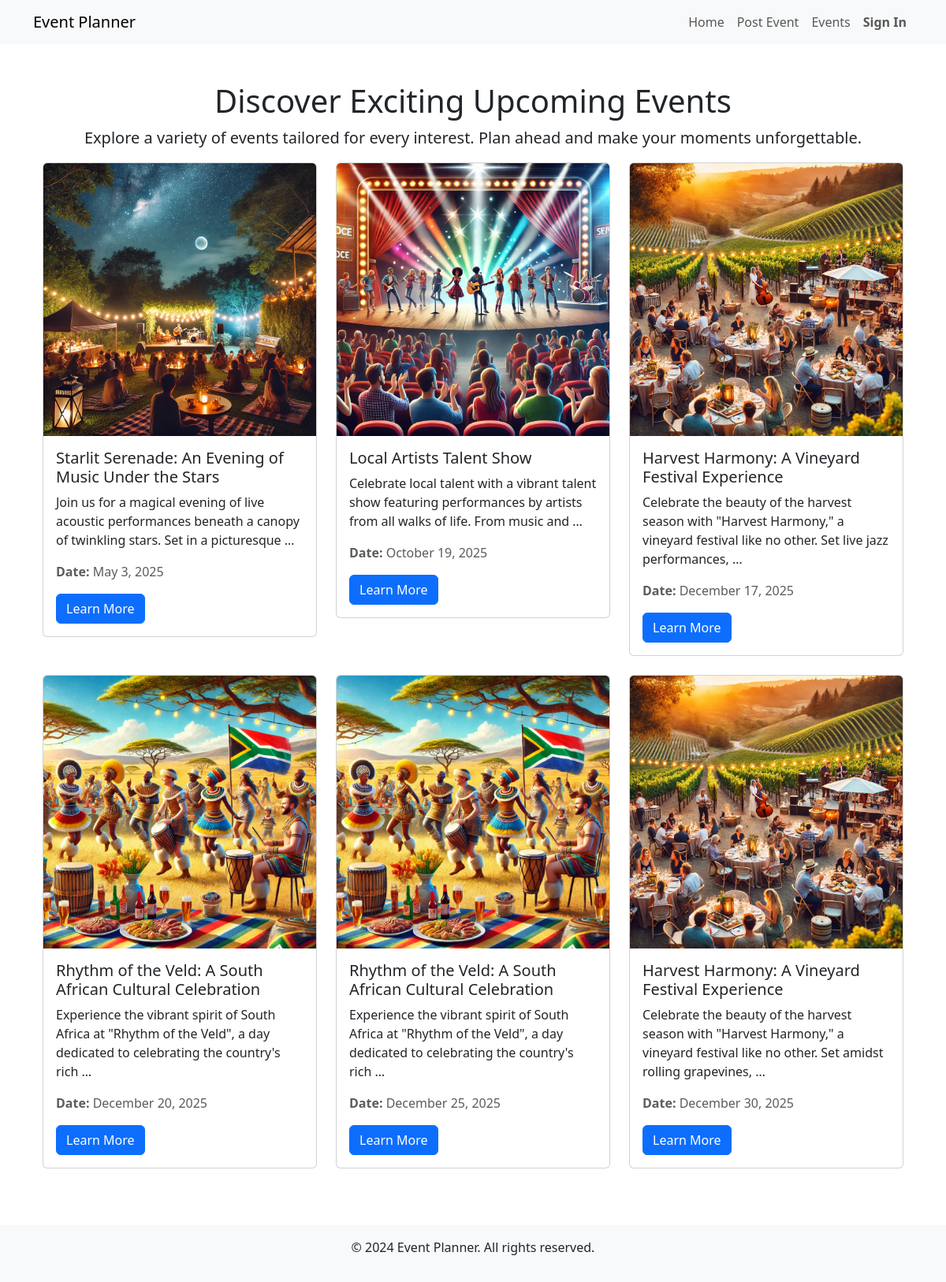
The app's page /events/, older data.
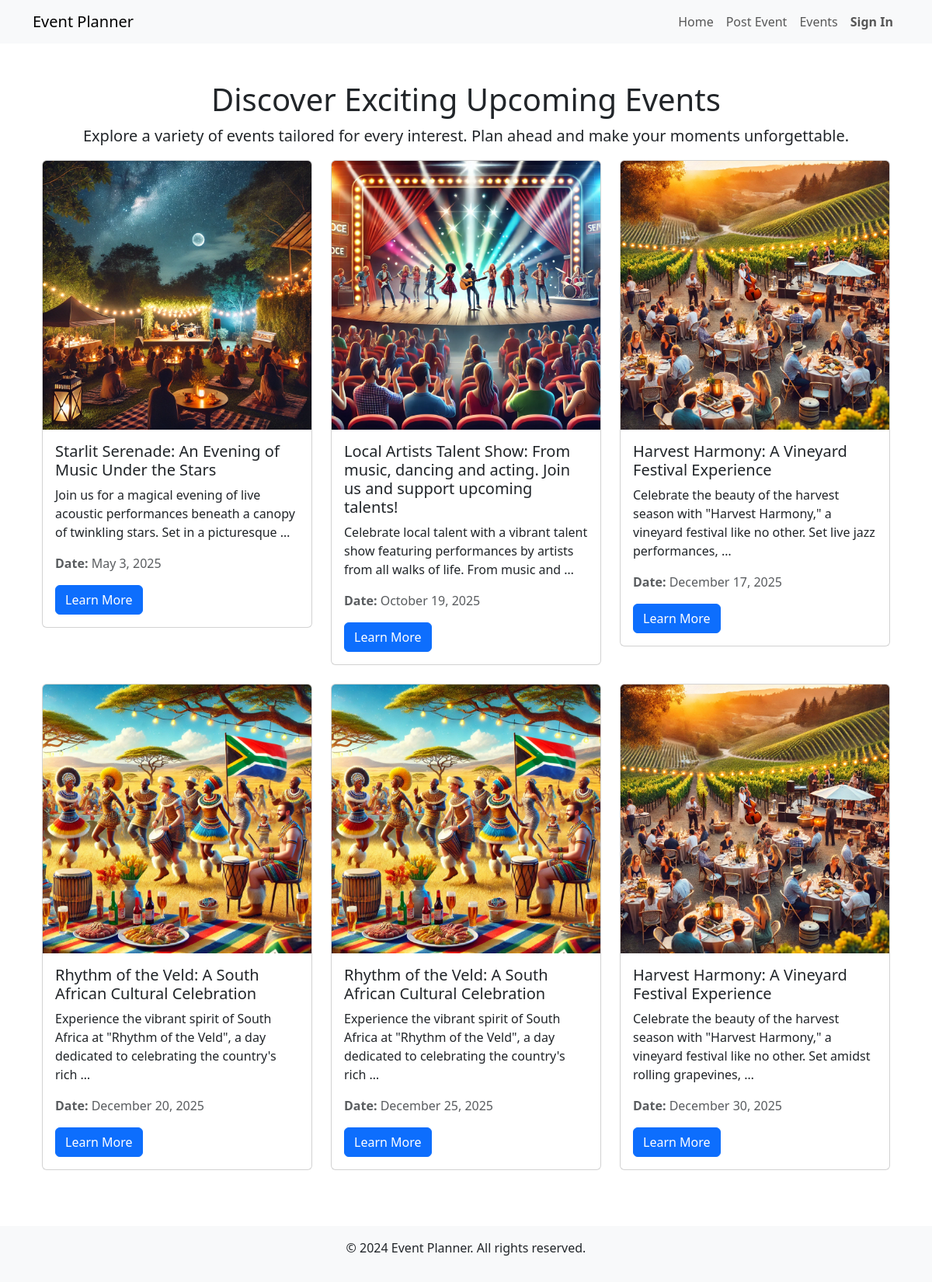
The same page, newer data.
### events/models.py (models this page shows, shortened)
class Event(models.Model):
    title = models.CharField(max_length=200)
    description = models.TextField()
    date = models.DateField()
    time = models.TimeField()
    location = models.CharField(max_length=255)
    image = models.ImageField(upload_to='uploads/events/')
    highlights = models.TextField(blank=True, help_text="Comma-separated highlights of the event.")
    ticket_price = models.DecimalField(max_digits=6, decimal_places=2, null=True, blank=True)  # Ticket price (optional)
    organizer = models.ForeignKey(
        settings.AUTH_USER_MODEL,
        on_delete=models.CASCADE,
        null=True,  # Allow null for existing rows
        blank=True  # Allow blank values in forms
    )

### events/views.py (the view)
# urls.py: path('events/', views.event_list, name='event_list'),  # Event list page
def event_list(request):
    events = Event.objects.all().order_by('date')
    return render(request, 'events/event_list.html', {'events': events})

### events/templates/events/event_list.html (shortened to what this page needs)
{% extends "events/base.html" %}
{% block content %}
<div class="container my-5">
    <h1 class="text-center">Discover Exciting Upcoming Events</h1>
    <p class="lead text-center">Explore a variety of events tailored for every interest. Plan ahead and make your moments unforgettable.</p>
    <div class="row">
        {% for event in events %}
        <div class="col-sm-6 col-md-4 col-lg-4 mb-4">
            <div class="card">
                <img src="{{ event.image.url }}" class="card-img-top" alt="{{ event.title }}">
                <div class="card-body">
                    <h5 class="card-title">{{ event.title }}</h5>
                    <p class="card-text">{{ event.description|truncatewords:20 }}</p>
                    <p class="text-muted"><strong>Date:</strong> {{ event.date|date:"F j, Y" }}</p>
                    <a href="{% url 'events:event_detail' event.pk %}" class="btn btn-primary">Learn More</a>
                </div>
            </div>
        </div>
        {% empty %}
        <div class="col-12">
            <p class="text-center">No events found.</p>
        </div>
        {% endfor %}
    </div>
</div>
{% endblock %}

Row changes from the older to the newer data that the page shows:
changed Event: title "Local Artists Talent Show" → "Local Artists Talent Show: From music, dancing and acting. Join us and support upcoming talents!"
